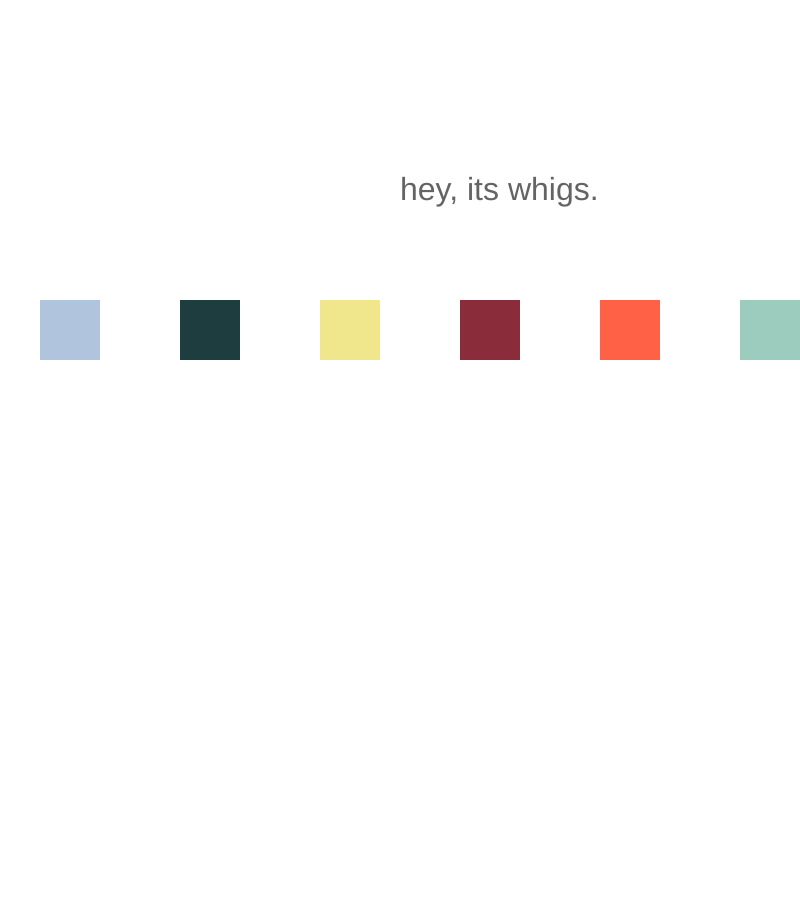
Frame 1 (no input)
Frame 60 (no input): identical to frame 1, image omitted
Frame 120 (the mouse pressed at the canvas centre since frame 60): identical to frame 1, image omitted

The p5.js sketch that drew this single still picture (run headless with seeded random() and noise() and a simulated clock; from frame 60 on, the mouse is pressed at the canvas centre):

// p5.js sketch
// ── sketch.js
function setup() {
  createCanvas(800, 900);
}

function draw() {
  background('white');
  noStroke()
  fill(176, 196, 222);
  rect(40, 300, 60, 60);
  
  noStroke()
  fill(29, 61, 63);
  rect(180, 300, 60, 60);

  noStroke()
  fill(240, 230, 140);
  rect(320, 300, 60, 60);

  noStroke()
  fill(139, 44, 58);
  rect(460, 300, 60, 60);

  noStroke()
  fill(255, 97, 71);
  rect(600, 300, 60, 60);

  noStroke()
  fill(156, 204, 189);
  rect(740, 300, 60, 60);


  textSize(32);
  fill(100);
  text('hey, its whigs.', 400, 200);
}
